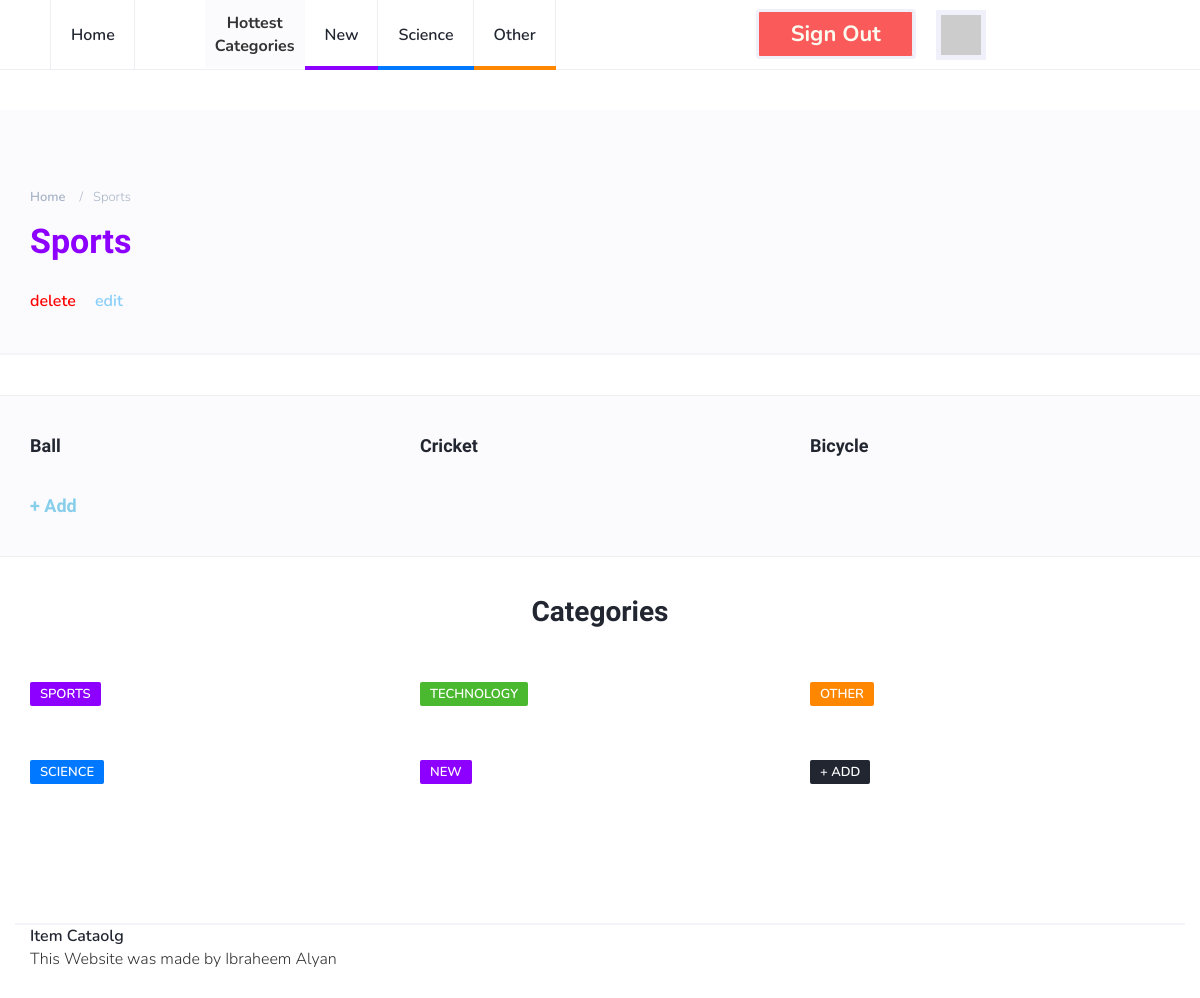
Page /catalog/Sports/items (signed in) on the committed database.
### database_setup.py (models this page shows, shortened)
class Category(Base):
    __tablename__ = 'category'
    id = Column(Integer, primary_key = True)
    name =Column(String(80), nullable = False)

class Item(Base):
    __tablename__ = 'item'
    id = Column(Integer, primary_key=True)
    title = Column(String(100), nullable=False)
    description = Column(String(1000), nullable=False)
    author_id = Column(Integer, ForeignKey('user.id'))
    author = relationship(User)
    cat_id = Column(Integer, ForeignKey('category.id'))
    category = relationship(Category, single_parent=True)

### project.py (the view, shortened to what this page needs)
@app.route('/catalog/<string:cat_name>/items')
def view_category_items(cat_name):
    db = DBSession()
    top_categories = db.query(Category).order_by(desc(Category.id)).limit(3)
    categories = db.query(Category)
    category = None
    items = None
    try:
        category = db.query(Category).filter_by(name = cat_name).one()
    except NoResultFound:
        db.close()
        statment = ('🙁 looks like we don\'t have a category with the name "' +
            cat_name + '" . <br> But you can <a href="/catalog/new-category"' +
            ' style="font-size:39px">Create your own 😃</a>')
        return  render_template('status_message.html',statment = statment)
    items = db.query(Item).filter_by(cat_id = category.id)
    if 'signed' not in session:
        session['signed'] = False
    if session['signed']:
        template = render_template("category.html",
                               items = items,
                               categories = categories,
                               delete_url = (str(request.path)[:-6] + "/delete"),
                               edit_url = (str(request.path)[:-6] + "/edit"),
                               top_categories = top_categories,
                               category = category,
                               user_dict = session["user_data_dict"])
        db.close()
        return template

### templates/category.html
{% extends "main.html" %}
{% block content %}
		<div class="page-header" style="margin-top:40px;padding-bottom:40px;">
			<div class="container">
				<div class="row">
					<div class="col-md-10">
						<ul class="page-header-breadcrumb">
							<li><a href="https://localhost:5000/">Home</a></li>
							<li>{{ category.name }}</li>
						</ul>
						<h1 class="cat-{{ ((category.id + 2 ) % 4) + 1 }}-title">{{ category.name }}</h1>
					</div>
				</div>
				<div style="padding-top:30px">
		        <a href="{{ delete_url }}" style="padding-right: 15px; color: red;"> delete </a>
		        <a href="{{ edit_url }}" style="color: lightskyblue;"> edit </a>
		    </div>
			</div>
		</div>
		<div class="section">
		</div>
		<div class="section section-grey">
			<div class="container">
				<div class="row">
					{% for i in items %}
					<div class="col-md-4">
						<div class="post">
							<div class="post-body">
								<h3 class="post-title"><a href="{{ 'https://localhost:5000/catalog/' + i.category.name + '/' + i.title }}"> {{ i.title }} </a></h3>
							</div>
						</div>
					</div>
					{% endfor %}
					<div class="col-md-4">
						<div class="post">
							<div class="post-body">
								<h3 class="post-title"><a href="https://localhost:5000/catalog/new-item?cc={{category.id}}" style="color:skyblue"> + Add </a></h3>
							</div>
						</div>
					</div>
				</div>
			</div>
		</div>
{% endblock %}

### templates/main.html (shortened to what this page needs)
<!DOCTYPE html>
<html lang="en">
	<head>
		<link type="text/css" rel="stylesheet" href="https://localhost:5000/css/bootstrap.min.css"/>
		<link rel="stylesheet" href="https://localhost:5000/css/font-awesome.min.css">
		<link type="text/css" rel="stylesheet" href="https://localhost:5000/css/style.css"/>
    </head>
	<body>
		<header id="header">
			<div id="nav">
				<div id="nav-fixed">
					<div class="container">
						<ul class="nav-menu nav navbar-nav">
							<li><a href="https://localhost:5000/">Home</a></li>
							<li id="sep"> Hottest <br> Categories </li>
							{% for c in top_categories %}
							<li class="cat-{{ ((c.id + 2 ) % 4) + 1 }}"><a href="{{ 'https://localhost:5000/catalog/' + c.name + '/items' }}">{{ c.name }}</a></li>
							{% endfor %}
              {% if not user_dict %}
              <li><a href="{{ url_for('internal_sign_up', _external = True ) }}" class="btn green" style="padding:12px 15px 12px 15px;">Sign up</a></li>
              <li><a href="{{ url_for('login', _external = True ) }}" class="btn red" style="padding:12px 15px 12px 15px;margin-left:20px">Log in</a></li>
              {% else %}
              <li><a href="{{ url_for('revoke', _external = True ) }}" class="btn red" style="padding: 12px 15px 12px 15px;">Sign out</a></li>
							<li><img src="{{ user_dict['picture'] }}" id="profile_img"></li>
              {% endif %}
            </ul>
					</div>
				</div>
			</div>
		</header>
    {% block content %}
    {% endblock %}
		<div class="section">
			<div class="container">
				<div class="row">
					<div class="col-md-12">
						<div class="section-title text-center">
							<h2>Categories</h2>
						</div>
					</div>
					{% for c in categories %}
					<div class="col-md-4">
						<div class="post">
							<div class="post-body">
								<div class="post-meta">
									<a class="post-category cat-{{ ((c.id + 2 ) % 4) + 1 }}" href="{{ 'https://localhost:5000/catalog/' + c.name + '/items' }}">{{ c.name }}</a>
								</div>
							</div>
						</div>
					</div>
					{% endfor %}
					<div class="col-md-4">
						<div class="post">
							<div class="post-body">
								<div class="post-meta">
									<a class="post-category" href="https://localhost:5000/catalog/new-category"> + Add </a>
								</div>
							</div>
						</div>
					</div>
				</div>
			</div>
		</div>
		<footer id="footer">
			<div class="container">
							<ul class="footer-nav">
								<li><a href="https://localhost:5000/">Item Cataolg</a></li>
							</ul>
							<div class="post-body">
								This Website was made by Ibraheem Alyan
							</div>
						</div>
		</footer>
	</body>
</html>

### templates/css/style.css (style rules this page uses)
body { font-family: 'Nunito', sans-serif; font-size: 16px; font-weight: 300; zoom: 150% color: #3d455c; margin: 0; padding: 0; overflow-x: hidden; }
h1, h2, h3, h4, h5, h6 { font-family: 'Nunito Sans', sans-serif; font-weight: 700; color: #212631; margin: 0px 0px 15px; }
h1 { font-size: 34px; }
h2 { font-size: 28px; }
h3 { font-size: 23px; }
a { font-weight: 600; color: #212631; text-decoration: none; }
ul { margin: 0; padding: 0; list-style: none }
.section.section-grey { background-color: #fbfbfd; border-bottom: 1px solid #eceef2; border-top: 1px solid #eceef2; }
.section .section-title { margin-bottom: 40px; }
.section .section-title h2 { text-transform: capitalize; font-size: 28px; }
#nav { height: 70px; }
#nav:after { content: ""; position: fixed; left: 0; right: 0; bottom: 0; top: 0; background-color: rgba(33, 38, 49, 0.5); z-index: 90; opacity: 0; visibility: hidden; -webkit-transition: 0.2s all; transition: 0.2s all; }
#nav-fixed { position: fixed; left: 0; right: 0; top: 0; z-index: 90; background-color: #FFF; -webkit-box-shadow: 0px -1px 0px 0px #eceef2 inset; box-shadow: 0px -1px 0px 0px #eceef2 inset; }
#sep { background-color: #fbfbfd; text-align: center; font-weight: bold; padding: 10px; padding-top: 12px; margin-left: 70px; }
#nav .container { position: relative; }
.nav-menu { margin-left: 20px; }
.nav-menu li a { position: relative; padding: 25px 20px; text-transform: capitalize; -webkit-box-shadow: -1px 0px 0px 0px #eceef2 inset; box-shadow: -1px 0px 0px 0px #eceef2 inset; -webkit-transition: 0.2s color; transition: 0.2s color; }
.nav-menu li:first-child a { border-left: 1px solid #eceef2; }
.nav-menu li a:after { content: ''; position: absolute; left: 0; right: 0; bottom: 0px; width: 100%; height: 4px; -webkit-transition: 0.2s width; transition: 0.2s width; }
.cat-4-title { color: #8d00ff; }
.nav-menu li.cat-2 a:after { background-color: #ff8700; }
.nav-menu li.cat-3 a:after { background-color: #0078ff; }
.nav-menu li.cat-4 a:after { background-color: #8d00ff; }
.page-header { position: relative; margin: 0; padding-top: 60px; padding-bottom: 60px; background-color: #fbfbfd; border-bottom: 2px solid #F4f4f9; }
.page-header h1 { text-transform: capitalize; margin-bottom: 0px; }
.page-header .page-header-breadcrumb { margin: 15px 0px; }
.page-header .page-header-breadcrumb li { display: inline-block; }
.page-header .page-header-breadcrumb li, .page-header .page-header-breadcrumb li a { font-size: 13px; text-transform: capitalize; color: #a7b3c6; }
.page-header .page-header-breadcrumb li a { -webkit-transition: 0.2s color; transition: 0.2s color; }
.page-header .page-header-breadcrumb li + li:before { content: '/'; display: inline-block; margin: 0px 10px; }
.section { padding-top: 40px; }
.post { margin-bottom: 40px; }
.post { display: block; -webkit-transition: 0.2s opacity; transition: 0.2s opacity; }
.post { width: 100%; }
.post .post-meta { margin-top: 15px; margin-bottom: 15px; }
.post-meta .post-category { font-size: 13px; text-transform: uppercase; padding: 3px 10px; font-weight: 600; border-radius: 2px; margin-right: 15px; color: #FFF; background-color: #212631; -webkit-transition: 0.2s opacity; transition: 0.2s opacity; }
.post-meta .post-category.cat-1 { background-color: #4BB92F; }
.post-meta .post-category.cat-2 { background-color: #ff8700; }
.post-meta .post-category.cat-3 { background-color: #0078ff; }
.post-meta .post-category.cat-4 { background-color: #8d00ff; }
.post .post-title { font-size: 18px; margin-bottom: 0px; }
.btn { width: 160px; height: 50px; text-align: center; font-size: 22px; color: #FBFBF0; border-width: 3px; border-color: #F0F0FB; font-weight: bold; margin-top: 9px; margin-left: 200px; }
.red { background: #fa5a5a; }
#profile_img { height: 50px; border: 5px solid #F0F0FB; margin-left: 20px; margin-top: 10px; }
#footer { padding-bottom: 40px; margin-top: 100px; }
#footer .container { border-top: 2px solid #F4f4f9; }
.footer-nav li { display: inline-block; margin-right: 15px; }

### rows in the picture
Category: name "New", name "NEW"
Category: name "Science", name "SCIENCE"
Category: name "Other", name "OTHER"
Category: name "Sports", name "SPORTS"
Item: title "Ball"
Item: title "Cricket"
Item: title "Bicycle"
Category: name "TECHNOLOGY"
